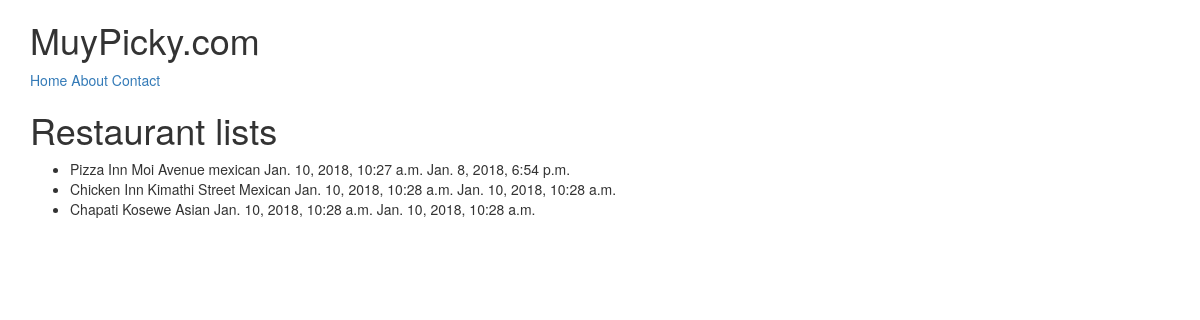
The page /restaurants/ on the database its author committed.
### restaurants/models.py (models this page shows, shortened)
class RestaurantLocation(models.Model):  # inheritance
	name	 	= models.CharField(max_length=120)  # run migration to create model
	location 	= models.CharField(max_length=120, null=True, blank= True) #add field location to model then migrate to save
	category 	= models.CharField(max_length=120, null=True, blank= True)
	timestamp	= models.DateTimeField(auto_now= True)
	updated		= models.DateTimeField(auto_now_add=True) # date saved automatically

### restaurants/views.py (the view)
# urls.py: url(r'^restaurants/$', RestaurantListView.as_view()),
class RestaurantListView(ListView):
	queryset = RestaurantLocation.objects.all()  #default template - restaurantlocation, comes from the model-restaurantlocation
	def get_queryset(self):
		slug = self.kwargs.get("slug")
		if slug:
			queryset = RestaurantLocation.objects.filter(Q(category__iexact= slug)|Q(category__icontains=slug))
		else:
			queryset = RestaurantLocation.objects.all()
		return queryset

### restaurants/templates/restaurants/restaurantlocation_list.html (shortened to what this page needs)
{% extends "base.html" %}
{% block content %}
<h1>Restaurant lists</h1>
<ul>
	{% for obj in object_list %}
	<li> {{ obj.name }} {{ obj.location }} {{ obj.category }} {{ obj.timestamp }} {{ obj.updated }} </li>
	{% endfor %}
</ul>
{% endblock content %}

### templates/base.html (shortened to what this page needs)
<!DOCTYPE html>
<html lang=en>
<head>
{% include 'snippets/css.html' %}
</head>
<body>
{% include 'snippets/nav.html' %}
<div class='container'>
	{% block content%} {% endblock content %}
</div>
</body>
</html>

### templates/snippets/css.html (shortened to what this page needs)
<link href="https://maxcdn.bootstrapcdn.com/bootstrap/3.3.7/css/bootstrap.min.css" rel="stylesheet">

### templates/snippets/nav.html
<div class='container'>
<h1>MuyPicky.com</h1>
<a href='/'>Home</a>
<a href='/about/'>About</a>
<a href='/contact'>Contact</a>
</div>

### rows shown on the page
RestaurantLocation: name "Pizza Inn", location "Moi Avenue", category "mexican", timestamp "Jan. 10, 2018, 10:27 a.m.", updated "Jan. 8, 2018, 6:54 p.m."
RestaurantLocation: name "Chicken Inn", location "Kimathi Street", category "Mexican", timestamp "Jan. 10, 2018, 10:28 a.m.", updated "Jan. 10, 2018, 10:28 a.m."
RestaurantLocation: name "Chapati", location "Kosewe", category "Asian", timestamp "Jan. 10, 2018, 10:28 a.m.", updated "Jan. 10, 2018, 10:28 a.m."
